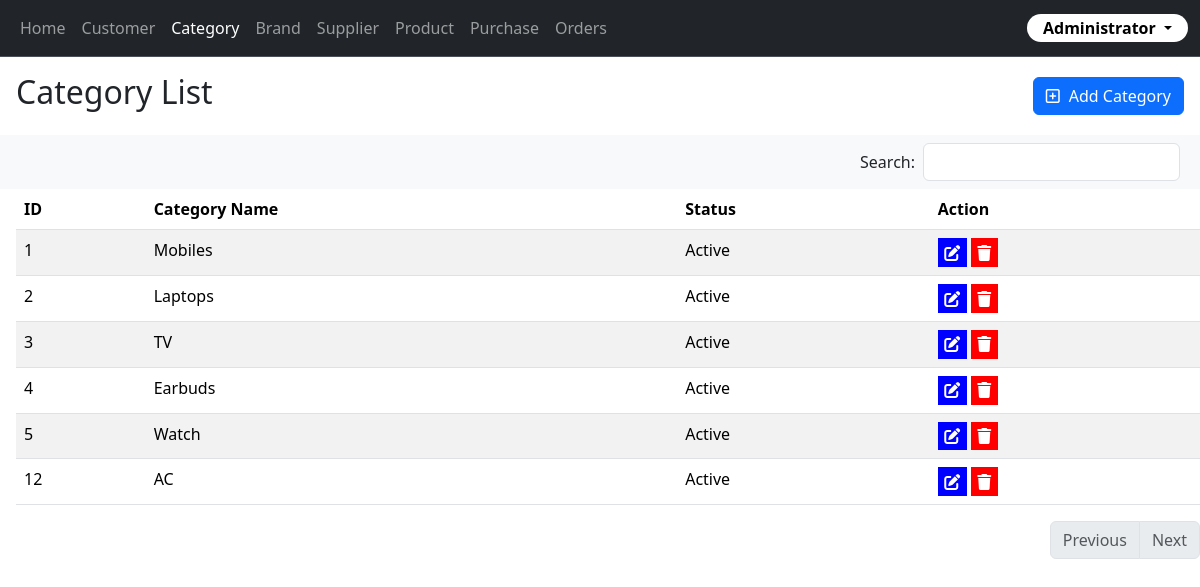
Page /category/ (signed in) on the committed database.
### inventory/models.py (models this page shows, shortened)
class Ims_category(models.Model):
    STATUS_CHOICES = [
        (True, 'Active'),
        (False, 'Inactive'),
    ]
    name = models.CharField(max_length=200)
    status = models.BooleanField(default=True, choices=STATUS_CHOICES)

### inventory/views.py (the view)
# urls.py: path('category/', views.category, name='category'),
@login_required(login_url="login")
def category(request):
    if request.method == "POST":
        name = request.POST.get('name')
        new_category = Ims_category(name=name)
        new_category.save()
        return redirect(reverse('category'))
    categories = Ims_category.objects.all()
    paginated_categories = paginate(request, categories, items_per_page=number_of_items)
    return render(request, 'category.html', {'categories' : paginated_categories})

### inventory/views.py (called while the page is built)
@login_required(login_url="login")
def paginate(request, tname, items_per_page=1):
    page_num = request.GET.get('page')
    paginator = Paginator(tname, items_per_page)
    try:
        paginated_view = paginator.page(page_num)
    except PageNotAnInteger:
        paginated_view = paginator.page(1)
    except EmptyPage:
        paginated_view = paginator.page(paginator.num_pages)
    return paginated_view

### templates/category.html (shortened to what this page needs)
{% extends "base.html" %}
{% block content %}
<div class="m-3 d-flex justify-content-between align-items-center">
    <h2>Category List</h2>
    <a href="#" class="btn btn-primary" type="button" id="addCategoryBtn">
      <i class="fa-regular fa-square-plus" style="margin-right: .3em"></i> Add Category
    </a>
</div>
<nav class="navbar bg-body-tertiary">
    <div class="container-fluid justify-content-end">
        <form class="d-flex align-items-center" role="search" action="{% url 'search_category' %}" method="GET">
            <span class="me-2">Search:</span>
            <input class="form-control me-2" type="search" aria-label="Search" name="query">
        </form>
    </div>
</nav>
<table class="table table-striped mx-3">
  <thead>
    <tr>
      <th scope="col">ID</th>
      <th scope="col">Category Name</th>
      <th scope="col">Status</th>
      <th scope="col">Action</th>
    </tr>
  </thead>
  <tbody>
    {% for category in categories %}
    <tr>
      <td>{{ category.id }}</td>
      <td>{{ category.name }}</td>
      <td>{{ category.get_status_display }}</td>
      <td>
        <div>
          <a href="#" id="editCategoryBtn-{{category.id}}"><i class="fa-solid fa-pen-to-square" style="background-color: blue; color: white; padding:.4em"></i></a>
          <a href="{% url "delete" category.id %}"><i class="fa-solid fa-trash" style="background-color: red; color: white; padding:.4em"></i></a>
        </div>
      </td>
    </tr>
    {% endfor %}
  </tbody>
</table>
<div>
{% for category in categories %}
<div>
{% endfor %}
{% include "pagination.html" with VARIABLE_NAME=customers %}
{% endblock content %}

### templates/base.html (shortened to what this page needs)
<!doctype html>
<html lang="en">
  <head>
    <link href="https://cdn.jsdelivr.net/npm/bootstrap@5.3.2/dist/css/bootstrap.min.css" rel="stylesheet">
  </head>
  <body>
    <nav class="navbar navbar-expand-lg bg-dark border-bottom border-body" data-bs-theme="dark">
        <div class="container-fluid">
          <ul class="navbar-nav mr-auto">
                <li class="nav-item">
                    <a class="nav-link {% if request.path == '/' %}active{% endif %}" aria-current="page" href="{% url 'home' %}">Home</a>
                </li>
                <li class="nav-item">
                    <a class="nav-link {% if request.path == '/customer/' %}active{% endif %}" href="{% url 'customer' %}">Customer</a>
                </li>
                <li class="nav-item">
                    <a class="nav-link {% if request.path == '/category/' %}active{% endif %}" href="{% url 'category' %}">Category</a>
                </li>
                <li class="nav-item">
                    <a class="nav-link {% if request.path == '/brand/' %}active{% endif %}" href="{% url 'brand' %}">Brand</a>
                </li>
                <li class="nav-item">
                    <a class="nav-link {% if request.path == '/supplier/' %}active{% endif %}" href="{% url 'supplier' %}">Supplier</a>
                </li>
                <li class="nav-item">
                    <a class="nav-link {% if request.path == '/product/' %}active{% endif %}" href="{% url 'product' %}">Product</a>
                </li>
                <li class="nav-item">
                    <a class="nav-link {% if request.path == '/purchase/' %}active{% endif %}" href="{% url 'purchase' %}">Purchase</a>
                </li>
                <li class="nav-item">
                    <a class="nav-link {% if request.path == '/orders/' %}active{% endif %}" href="{% url 'orders' %}">Orders</a>
                </li>
          </ul>
          <ul class="navbar-nav">
            <li class="nav-item dropdown">
              <a class="nav-link dropdown-toggle" href="#" role="button" data-bs-toggle="dropdown" aria-expanded="false" style="background-color: white; padding:0.1em 1em; color:black; font-weight:bold; border-radius:15px">
                Administrator
              </a>
            </li>
          </ul>
        </div>
      </nav>
    {% block content %}
    {% endblock content %}
  </body>
</html>

### templates/pagination.html (shortened to what this page needs)
<nav aria-label="...">
    <ul class="pagination justify-content-end">
        {% if VARIABLE_NAME.has_previous %}
        <li class="page-item">
            <a href="?page={{ VARIABLE_NAME.previous_page_number }}" class="page-link">Previous</a>
        </li>
        {% else %}
        <li class="page-item disabled">
            <a href="?page=1" class="page-link">Previous</a>
        </li>
        {% endif %}
        {% if VARIABLE_NAME.has_next %}
        <li class="page-item">
            <a href="?page={{ VARIABLE_NAME.next_page_number }}" class="page-link">Next</a>
        </li>
        {% else %}
        <li class="page-item disabled">
            <a href="?page={{ VARIABLE_NAME.paginator.num_pages }}" class="page-link">Next</a>
        </li>
        {% endif %}
    </ul>
</nav>

### rows in the picture
Ims_category: id "1", name "Mobiles", status "Active"
Ims_category: id "2", name "Laptops", status "Active"
Ims_category: id "3", name "TV", status "Active"
Ims_category: id "4", name "Earbuds", status "Active"
Ims_category: id "5", name "Watch", status "Active"
Ims_category: id "12", name "AC", status "Active"
